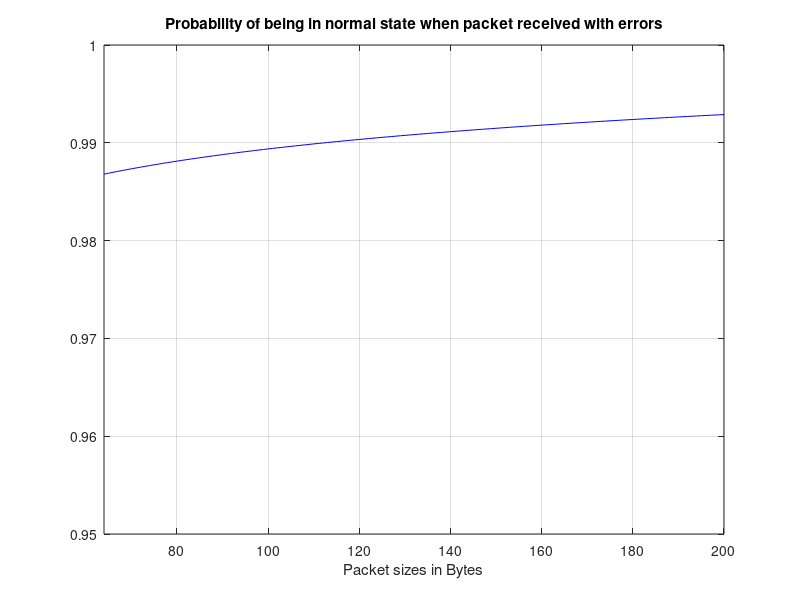
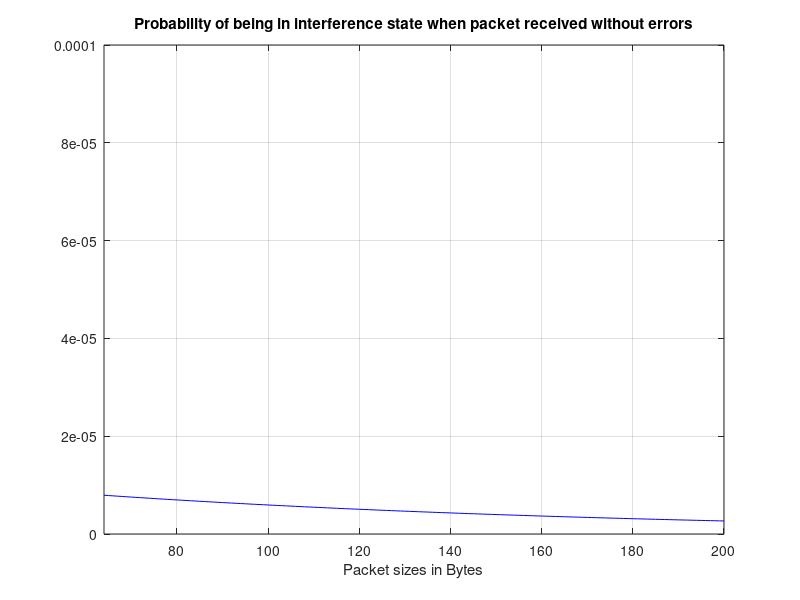

MATLAB code for these plots, in order:
%4a 
P1 = 1 / (1 + 8/600 + 8/600*5/200 + 8/600*5/200*2/50 + 8/600*5/200*2/50*1/5)

P2 = (8/600) / (1 + 8/600 + 8/600*5/200 + 8/600*5/200*2/50 + 8/600*5/200*2/50*1/5)


P3 = (8/600*5/200) / (1 + 8/600 + 8/600*5/200 + 8/600*5/200*2/50 + 8/600*5/200*2/50*1/5)


P4 = (8/600*5/200*2/50) / (1 + 8/600 + 8/600*5/200 + 8/600*5/200*2/50 + 8/600*5/200*2/50*1/5)


P5 = (8/600*5/200*2/50*1/5) / (1 + 8/600 + 8/600*5/200 + 8/600*5/200*2/50 + 8/600*5/200*2/50*1/5)

P_normal = (P1 + P2 + P3)
P_interf = P4 + P5

%4b
Av_ber_normal = (P1*1e-6 + P2*1e-5 + P3*1e-4) / (1e-6 + 1e-5 + 1e-4)
Ac_ber_interf = (P4*1e-3 + P5*1e-2) / (1e-3 + 1e-2)

%4c
states_prob = [0.9865020 0.0131534 0.0003288 0.0000132 0.0000026];
ber = [1e-6 1e-5 1e-4 1e-3 1e-2];
packet_Bytes = 64:200;

numerador = 0;
for i=1:3
    numerador = numerador + states_prob(i) * (1 - (1-ber(i)) .^ (packet_Bytes*8));
end
denominador = numerador;

for i=4:5
    denominador = denominador + states_prob(i) * (1 - (1-ber(i)) .^ (packet_Bytes*8));
end
y = numerador ./ denominador;

figure(1)
plot(packet_Bytes , y, 'b' )
title("Probability of being in normal state when packet received with errors")
xlabel("Packet sizes in Bytes")
grid on
axis([64 200 0.95 1])

%4d
states_prob = [0.9865020 0.0131534 0.0003288 0.0000132 0.0000026];
ber = [1e-6 1e-5 1e-4 1e-3 1e-2];
packet_Bytes = 64:200;

numerador = 0;
for i=4:5
    numerador = numerador + states_prob(i) * ((1-ber(i)) .^ (packet_Bytes*8));
end
denominador = numerador;

for i=1:3
    denominador = denominador + states_prob(i) * ((1-ber(i)) .^ (packet_Bytes*8));
end
y = numerador ./ denominador;

figure(2)
plot(packet_Bytes , y, 'b' )
title("Probability of being in interference state when packet received without errors")
xlabel("Packet sizes in Bytes")
grid on
axis([64 200 0 0.0001])





